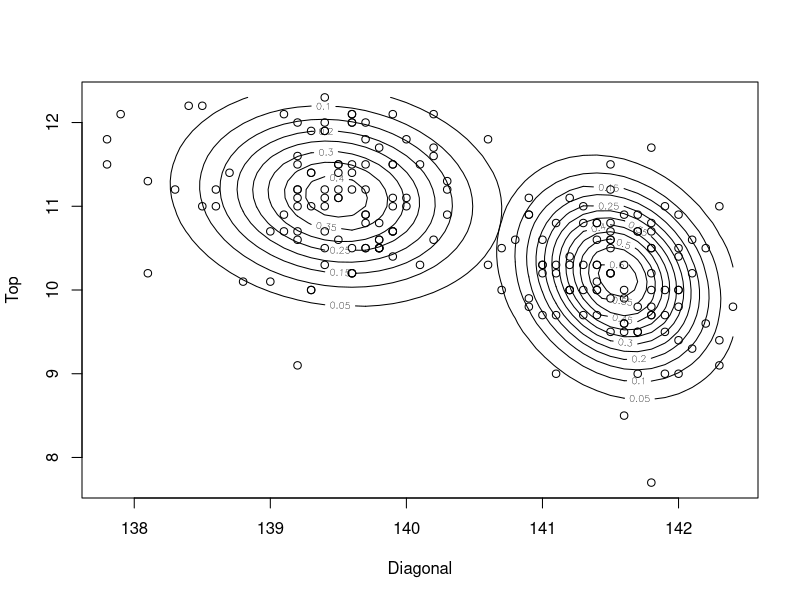

Source code (R):
library(ggplot2)
library(dplyr)
library(mvtnorm)

# Convenience function to use with *apply
density <- function(component, x) {
  dmvnorm(x,
          mean=component$means,
          sigma=component$cov.matrix)
}

# Log likelihood of GMM
log.likelihood <- function(X, Pi, Components) {
  N <- length(X[,1])
  K <- length(Components)
  
  l <- 0
  
  for (i in 1:N) {
    l.sub <- 0
    
    for (j in 1:K) {
      l.sub <- l.sub + Pi[j] * density(Components[[j]], X[i,])
    }
    
    l <- l + log(l.sub)
  }
  
  l
}

# For each observation compute component responsibilities
# under current estimates of weights, means and covariances
component.responsibilities <- function(x, Pi, Components) {
  weighted.densities <- Pi * sapply(Components, density, x)
  
  weighted.densities / sum(weighted.densities)
}

# Perform Maximization step
update.Components <- function(X, Gamma, Pi, Components) {
  N <- length(X[,1])
  DIM <- length(X[1,])
  K <- length(Components)
  
  new.Components <- list()
  new.Pi <- numeric(K)
  
  for (k in 1:K) {
    N.k <- sum(Gamma[, k])
    
    new.means <- colSums(Gamma[, k] * X) / N.k
    
    new.cov <- matrix(rep(0, DIM*DIM), nrow=DIM)
    
    for (n in 1:N) {
      centered.point <- unlist(data[n,]) - new.means
      term <- Gamma[n, k] * outer(centered.point, centered.point) / N.k
      
      new.cov <- new.cov + term
    }
    
    new.Components[[k]] <- list(means=new.means,
                                cov.matrix=new.cov)
    new.Pi[k] <- N.k / N
  }
  
  list(Components = new.Components,
       Pi = new.Pi)
}

# Fits GMM using EM algorithm
fit <- function(X, init.Pi, init.Components, eps=1e-3, max.iter=Inf) {
  # init parameters
  Components <- init.Components
  Pi <- init.Pi
  
  loglik <- log.likelihood(X, Pi, Components)
  
  i <- 1
  
  repeat {
    # E-step
    Gamma <- t(apply(data, 1, component.responsibilities, Components=Components, Pi=Pi))
    
    # M-step
    updated.components <- update.Components(X, Gamma, Pi, Components)
    Components <- updated.components$Components
    Pi <- updated.components$Pi
    
    print(paste('( Iteration', i, ')', 'Log Likelihood:', loglik))
    
    loglik.upd <- log.likelihood(X, Pi, Components)
    
    if (i == max.iter || abs(loglik.upd - loglik) < eps) {
      r <- list(steps = i,
                loglik = loglik.upd,
                Components = Components,
                Pi = Pi)
      
      return(r)
    }
    
    i <- i + 1
    loglik <- loglik.upd
  }
}


##
##      LOAD DATA AND FIT THE MODEL
##

data <- read.table('banknote.txt') %>% select(c('Diagonal', 'Top'))

Pi <- c(1, 1) / 2
Components <- list(list(means=c(139, 9),
                        cov.matrix=matrix(c(1, 0, 0, 1), nrow=2)),
                   list(means=c(141, 10),
                        cov.matrix=matrix(c(1, 0, 0, 1), nrow=2)))

result <- fit(data, Pi, Components, eps=1e-3)

##
##          VISUALIZE RESULTS
##

mu1 <- result$Components[[1]]$means
sigma1 <- result$Components[[1]]$cov.matrix

mu2 <- result$Components[[2]]$means
sigma2 <- result$Components[[2]]$cov.matrix

x <- seq(min(data[,1]), max(data[,1]), by=.1)
y <- seq(min(data[,2]), max(data[,2]), by=.1)
net1 <- outer(x, y, function(x, y) dmvnorm(cbind(x, y), mu1, sigma1))
net2 <- outer(x, y, function(x, y) dmvnorm(cbind(x, y), mu2, sigma2))
plot(data)
contour(x, y, net1, add=T)
contour(x, y, net2, add=T)
